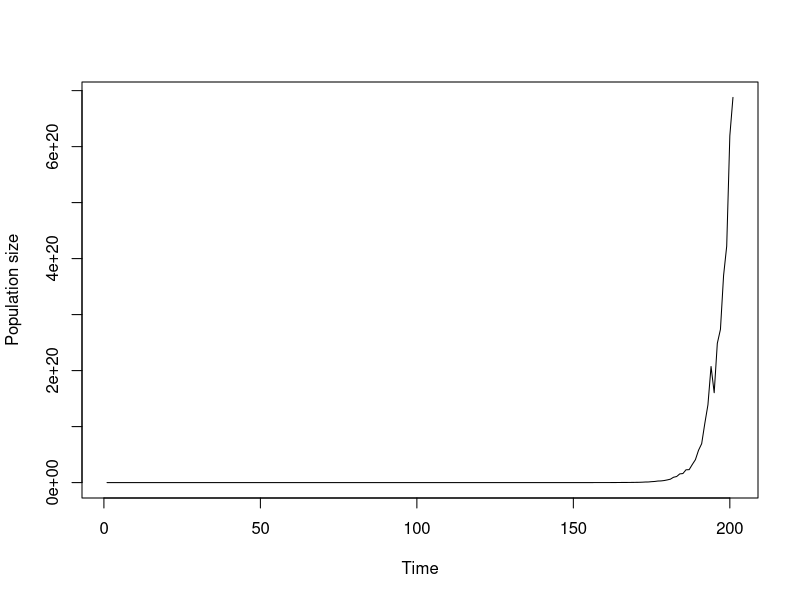
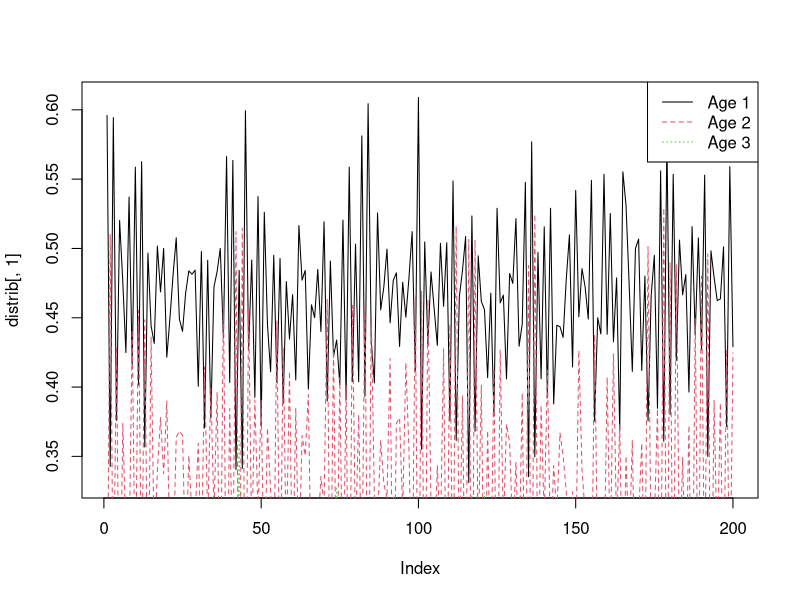

Recreate these plots in R, in order.
# population plot

N = 3
T = 200
b = 1.5
c = 0.9
d = 0.8
e = 0.5
eps = 0.3
pop = 100
J = 1000
v_0 <- c(0.2,0.2,0.6)

sample_L <- function(b, c, d, e, eps){
  L <- matrix(0,3,3)
  rdm <- runif(4, -eps, eps)
  L[1,2] = b + rdm[1]
  L[1,3] = e + rdm[4]
  L[2,1] = c + rdm[2]
  L[3,2] = d + rdm[3]
  return(L)
}

population <- numeric(T)
U <- v_0
distrib <- matrix(0,T,N)

for (t in seq_len(T)){
  L <- sample_L(b,c,d,e,eps)
  U=L%*%U
  population[t]=sum(U)
  distrib[t,]=U/population[t]
}
plot(c(pop, population), type="l", ylab="Population size", xlab="Time")

distrib

plot1=plot(distrib[,1], col=1, type="l")+lines(distrib[,2], col=2, type="l", lty=2)+lines(distrib[,3], col=3, type="l", lty=3, ylim=c(0,1))
legend(legend=c("Age 1", "Age 2", "Age 3"), col=1:3, "topright", lty=1:3)




v_0 <- c(0.6,0.2,0.2)
ratio = numeric(J)

for (j in seq_len(J)){
  
  v <- v_0
  for (t in seq_len(T)){
    
    L <- sample_L(b,c,d,e,eps)
    
    if (t == T){
      
      ratio[j] = log(sum(L %*% v)) - log(sum(v))
    }
    
    else v <- L %*% v
  }
  
}
